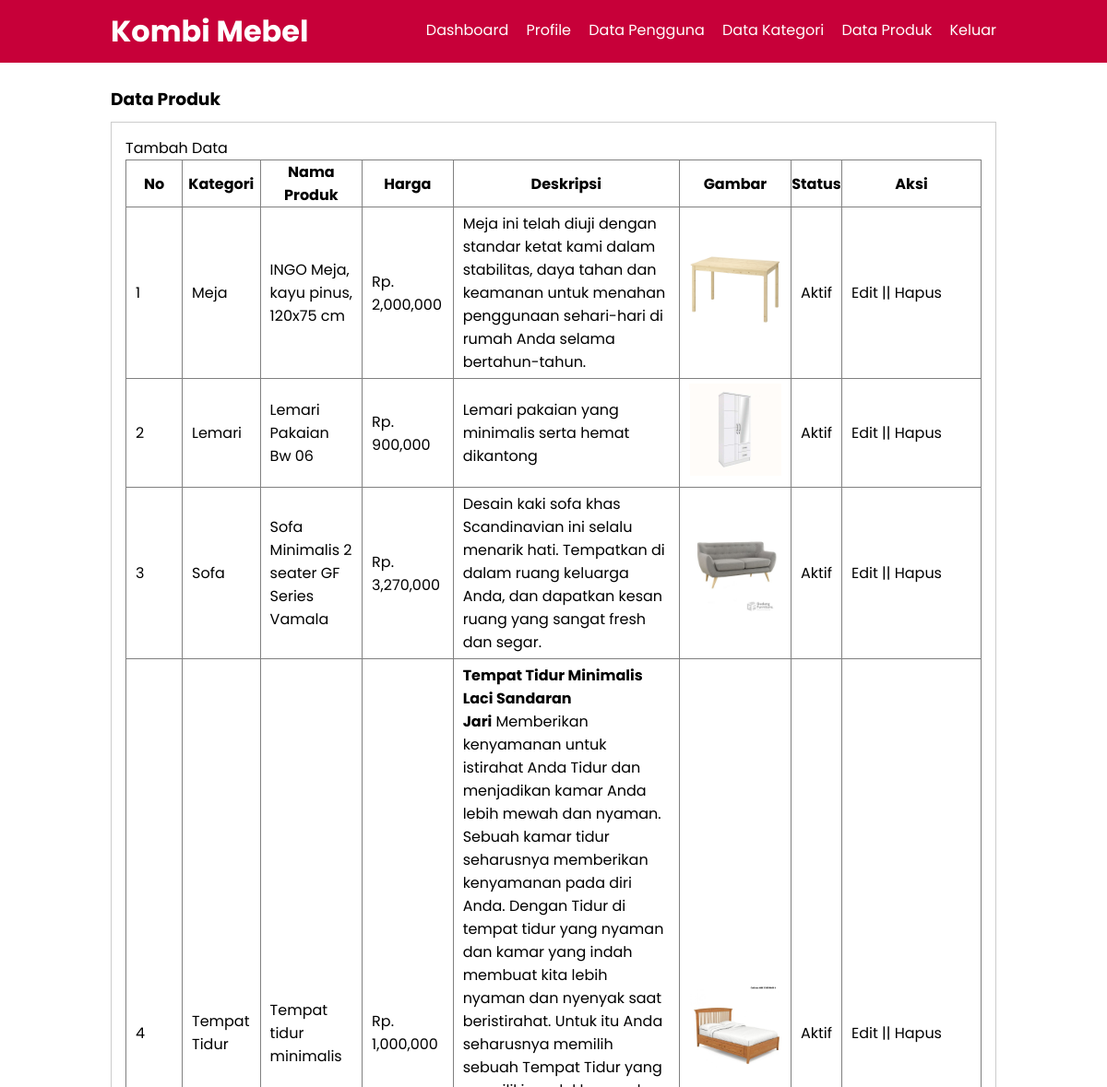
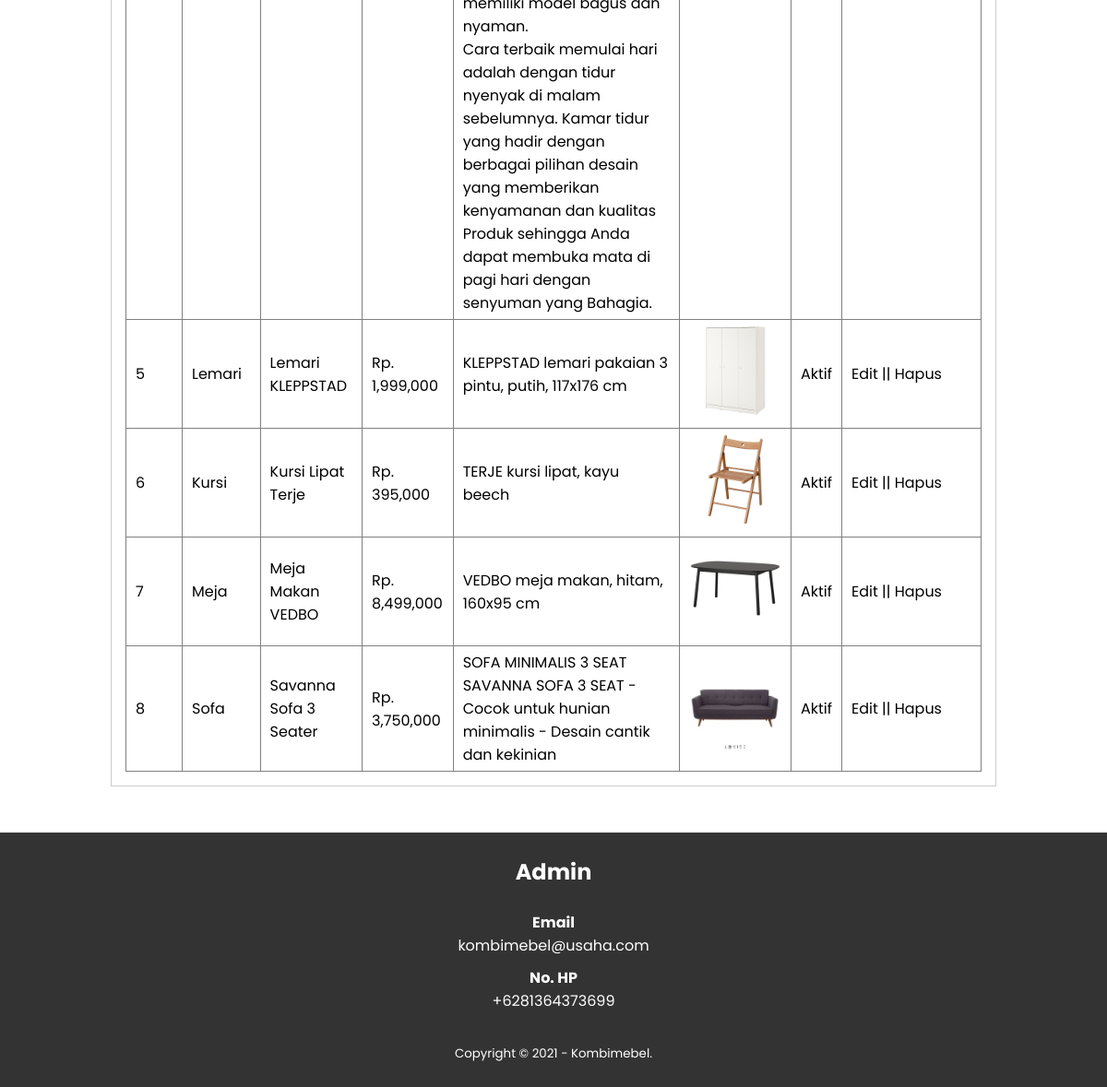
/web_app/data-produk.php (signed in), run on the app's committed database (2 pictures, top to bottom).
### tables this page shows
CREATE TABLE `tb_product` (
  `product_id` int(11) NOT NULL,
  `category_id` int(11) NOT NULL,
  `penjual_id` int(11) NOT NULL,
  `product_name` varchar(100) NOT NULL,
  `product_price` int(11) NOT NULL,
  `product_description` text NOT NULL,
  `product_image` varchar(100) NOT NULL,
  `product_status` tinyint(1) NOT NULL,
  `data_created` timestamp NOT NULL DEFAULT current_timestamp()
);

CREATE TABLE `tb_category` (
  `category_id` int(11) NOT NULL,
  `category_name` varchar(25) NOT NULL
);

### web_app/data-produk.php (the view)
<?php
    include '1header-admin.php';
    include 'db.php';
?>
    <div class="section">
        <div class="container">
            <h3>Data Produk</h3>
            <div class="box">
                <p><a href="tambah-produk.php">Tambah Data</a></p>
                <table border="1" cellspacing="0" class="table">
                    <thead>
                        <tr>
                            <th width="60px">No</th>
                            <th>Kategori</th>
                            <th>Nama Produk</th>
                            <th>Harga</th>
                            <th>Deskripsi</th>
                            <th>Gambar</th>
                            <th>Status</th>
                            <th width="150px">Aksi</th>
                        </tr>
                    </thead>
                    <tbody>
                        <?php
                            $no = 1;
                            $produk=mysqli_query($conn, "SELECT * FROM tb_product LEFT JOIN tb_category USING (category_id) ORDER BY product_id DESC");
                            if(mysqli_num_rows($produk)>0){
                            while($row = mysqli_fetch_array($produk)){
                        ?>
                        <tr>
                            <td><?php echo $no++?></td>
                            <td><?php echo $row['category_name']?></td>
                            <td><?php echo $row['product_name']?></td>
                            <td>Rp. <?php echo number_format($row['product_price']) ?></td>
                            <td><?php echo $row['product_description']?></td>
                            <td><a href="produk/<?php echo $row['product_image']?>" target="_blank"><img src="produk/<?php echo $row['product_image']?>" width="100px"></a></td>
                            <td><?php echo ($row['product_status'] == 0)?'Tidak Aktif':'Aktif';?></td>
                            <td>
                                <a href="edit-produk.php?id=<?php echo $row['product_id']?>">Edit</a> || <a href="
                                proses-hapus.php?idp=<?php echo $row['product_id']?>" onclick="return confirm('Apakah Anda Yakin ingin menghapus data?')">Hapus</a>
                            </td>
                        </tr>
                        <?php }}else{ ?>
                                <tr>
                                    <td colspan='8'>Tidak ada data</td>
                                </tr>
                            <?php } ?>
                    </tbody>
                </table>
            </div>
        </div>
    </div>
    <?php
    include '5footer-lobby.php';
?>

### web_app/1header-admin.php (shortened to what this page needs)
<!DOCTYPE html>
<html lang="en">
<head>
    <link rel="stylesheet" type="text/css" href="css/style.css">
</head>
<body>
    <header>
        <div class="container">
            <h1><a href="admin-dashboard.php">Kombi Mebel</a></h1>
            <ul>
                <li><a href="admin-dashboard.php">Dashboard</a></li>
                <li><a href="admin-profil.php">Profile</a></li>
                <li><a href="admin-pengguna.php">Data Pengguna</a></li>
                <li><a href="data-kategori.php">Data Kategori</a></li>
                <li><a href="data-produk.php">Data Produk</a></li>
                <li><a href="admin-keluar.php">Keluar</a></li>
            </ul>
        </div>
    </header>

### web_app/5footer-lobby.php (shortened to what this page needs)
    <?php
    include 'db.php';
    $kontak = mysqli_query($conn, "SELECT admin_telp, admin_email, admin_address FROM tb_admin WHERE admin_id = 1");
    $a = mysqli_fetch_object($kontak);
    ?>
    <div class="footer">
        <div class="container">
            <h2>Admin</h2>
            <br>
            <h4>Email</h4>
            <p><?php echo $a->admin_email ?></p>
            <h4>No. HP</h4>
            <p><?php echo $a->admin_telp ?></p>
            <small>Copyright &copy; 2021 - Kombimebel.</small>
        </div>
    </div>
</body>
</html>

### web_app/css/style.css (style rules this page uses)
* { padding: 0; margin: 0; font-family: 'Poppins',sans-serif; }
body { background-color: #fff; }
a { color: inherit; text-decoration: none; }
header { background-color: #C70039; color: #fff; }
header h1 { float: left; padding: 10px 0; }
header ul { float: right; }
header ul li { display: inline-block; }
header ul li a { padding: 20px 0 20px 15px; display: inline-block; }
.container { width: 80%; margin: 0 auto; }
.container:after { content: ''; display: block; clear: both; }
.section { padding: 25px 0; }
.box { background-color: #fff; border: 1px solid #ccc; padding: 15px; box-sizing: border-box; margin: 10px 0 25px 0; }
.box::after { content: ''; display: block; clear: both; }
.table { width: 100%; border-collapse: collapse; }
.table tr { height: 30 px; }
.table tr td { padding:5px 10px; }
.footer { padding: 25px 0; background-color: #333; color: #fff; text-align: center; }
.footer p { margin-bottom: 10px; }
.footer small { margin-top: 25px; display: inline-block; }

### data on the page
tb_product: category.category_name "Meja", product_name "INGO Meja, kayu pinus, 120x75 cm", product_price "2,000,000", product_description "Meja ini telah diuji dengan standar ketat kami dalam stabilitas, daya tahan dan keamanan untuk menahan penggunaan sehari-hari di rumah Anda selama bertahun-tahun.", product_image (picture), product_status "Aktif"
tb_product: category.category_name "Lemari", product_name "Lemari Pakaian Bw 06", product_price "900,000", product_description "Lemari pakaian yang minimalis serta hemat dikantong", product_image (picture), product_status "Aktif"
tb_product: category.category_name "Sofa", product_name "Sofa Minimalis 2 seater GF Series Vamala", product_price "3,270,000", product_description "Desain kaki sofa khas Scandinavian ini selalu menarik hati. Tempatkan di dalam ruang keluarga Anda, dan dapatkan kesan ruang yang sangat fresh dan segar.", product_image (picture), product_status "Aktif"
tb_product: category.category_name "Tempat Tidur", product_name "Tempat tidur minimalis", product_price "1,000,000", product_description "Tempat Tidur Minimalis Laci Sandaran Jari Memberikan kenyamanan untuk istirahat Anda Tidur dan menjadikan kamar Anda lebih mewah dan nyaman. Sebuah kamar tidur seharusnya memberikan kenyamanan pada diri Anda. Dengan Tidur di tempat tidur yang nyaman dan kamar yang indah membuat kita lebih nyaman dan nyenyak saat beristirahat. Untuk itu Anda seharusnya memilih sebuah Tempat Tidur yang memiliki model bagus dan nyaman. Cara terbaik memulai hari adalah dengan tidur nyenyak di malam sebelumnya. Kamar tidur yang hadir dengan berbagai pilihan desain yang memberikan kenyamanan dan kualitas Produk sehingga Anda dapat membuka mata di pagi hari dengan senyuman yang Bahagia.", product_image (picture), product_status "Aktif"
tb_product: category.category_name "Lemari", product_name "Lemari KLEPPSTAD", product_price "1,999,000", product_description "KLEPPSTAD lemari pakaian 3 pintu, putih, 117x176 cm", product_image (picture), product_status "Aktif"
tb_product: category.category_name "Kursi", product_name "Kursi Lipat Terje", product_price "395,000", product_description "TERJE kursi lipat, kayu beech", product_image (picture), product_status "Aktif"
tb_product: category.category_name "Meja", product_name "Meja Makan VEDBO", product_price "8,499,000", product_description "VEDBO meja makan, hitam, 160x95 cm", product_image (picture), product_status "Aktif"
tb_product: category.category_name "Sofa", product_name "Savanna Sofa 3 Seater", product_price "3,750,000", product_description "SOFA MINIMALIS 3 SEAT SAVANNA SOFA 3 SEAT - Cocok untuk hunian minimalis - Desain cantik dan kekinian", product_image (picture), product_status "Aktif"

### other printed values
$a->admin_email "kombimebel@usaha.com"
$a->admin_telp "+6281364373699"
